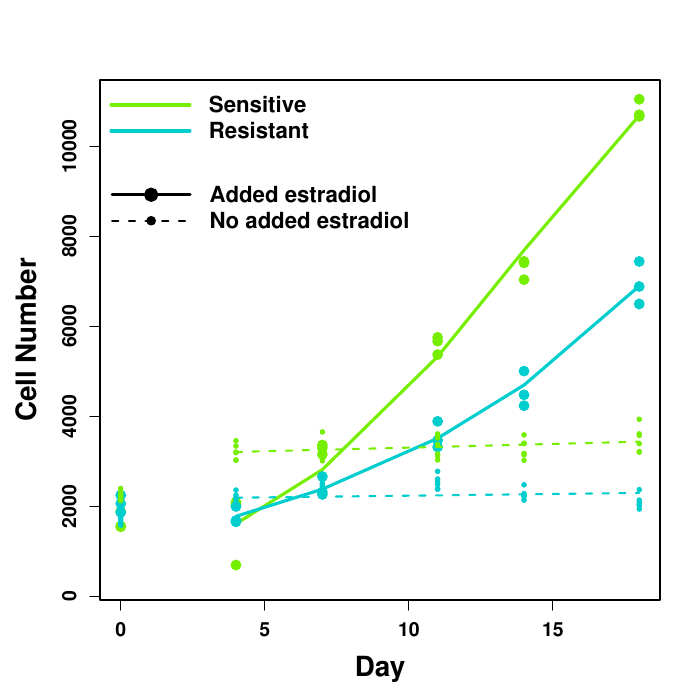

Generate this figure with R:
source("readcharcoal.R")  #Read in the data
source("functions.R")
camacols <- c("chartreuse2","cyan3")
names(camacols) <- c("S","R")
usefiles <- c("Charcoal")

# Create files to save the results
anms <- c("level1","level2","type","env")
for (nm in usefiles) {
  tmp <- get(nm)
  tmp$ilvl1 <- (rank(tmp$level1,ties.method="min")-1)/(nrow(tmp)/length(unique(tmp$level1)))+1
  tmp$ilvl2 <- (rank(tmp$level2,ties.method="min")-1)/(nrow(tmp)/length(unique(tmp$level2)))+1
# Reorder columns
  tmp <- tmp[,c("file","day","level1","level2","type","env","ilvl1","ilvl2","rep","cells")]
  assign(nm,tmp)
# Set up to store parameters: Add columns for r, K, alpha
  tmp <- tmp[duplicated(tmp[,anms])==FALSE,]
  tmp <- tmp[,c("file",anms,"ilvl1","ilvl2")]
# Now add on the data
  tmp[,c("r","K","alpha","alphaval")] <- 0
# Rename
  assign(paste0(nm,".rK"),tmp)
}
rm(anms)

# Find the parameter fits
plotm <- 0
source("step125charcoal.R")

# Now make the file
pdf("suppfig7.pdf")
par(mar=c(5,5,4,2),font=2, font.axis=2, font.lab=2,
#    font.main=2,family="Arial")
    font.main=2)
faxissize <- 1.2
flabsize <- 1.7
fnamesize <- 1.7
fmainsize <- 1.7

# Graph growth curves with charcoal
nm <- "Charcoal"
tfile <- get(nm)
tfile.rK <- get(paste0(nm,".rK"))
plot(cells ~ day,tfile,col="white",
     xlab="Day",ylab="Cell Number",cex.lab=flabsize,cex.axis=faxissize)
tmpfile <- subset(tfile,env != "M" & level1==0 & level2==1)
tmpfile.rK <- subset(tfile.rK,env != "M" & level1==0 & level2==1)
for (irow in 1:nrow(tmpfile.rK)) {
  tmp0 <- subset(tmpfile,type ==tmpfile.rK$type[irow])
  tmp <- subset(tmp0,day > 0)
  days <- unique(tmp$day)
  Cpred <- lfun(mean(tmp$cells[tmp$day==4]),tmpfile.rK$K[irow],tmpfile.rK$r[irow],days)
  points(cells ~ day,tmp0,pch=19,col=camacols[tmp0$type],cex=1.3)
  lines(days,Cpred,lwd=3,col=camacols[tmp0$type],lty=1)
}

tmpfile <- subset(tfile,env != "M" & level1==0 & level2==0)
tmpfile.rK <- subset(tfile.rK,env != "M" & level1==0 & level2==0)
for (irow in 1:nrow(tmpfile.rK)) {
  tmp0 <- subset(tmpfile,type ==tmpfile.rK$type[irow])
  tmp <- subset(tmp0,day > 0)
  days <- unique(tmp$day)
  Cpred <- lfun(mean(tmp$cells[tmp$day==4]),tmpfile.rK$K[irow],tmpfile.rK$r[irow],days)
  points(cells ~ day,tmp0,pch=19,col=camacols[tmp0$type],cex=0.6)
  lines(days,Cpred,lwd=2,lty=2,col=camacols[tmp0$type])
}
legend(-1.0,11500,c("Sensitive","Resistant"),lwd=4,bty="n",
     col=camacols,cex=1.3,seg.len=4)
legend(-0.5,9500,c("Added estradiol","No added estradiol"),bty="n",
     col=1,lty=c(1,2),lwd=c(3,2),pch=19,pt.cex=c(1.5,1.0),cex=1.3,seg.len=4)
dev.off()

